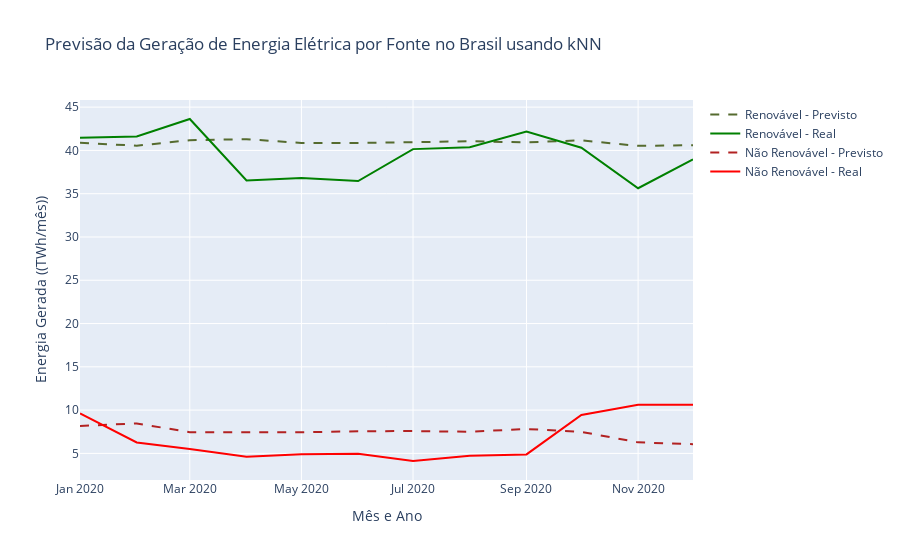

The code cell stored with this chart in its notebook:
### Code cell
f.plot_results(df, y_val, y_pred_knn, 'kNN')

### Figure 1 — Plotly figure (JSON) as saved in the notebook; plotly's stock layout.template omitted (floating-point values rounded to 4 significant figures)
{"data": [{"line": {"color": "darkolivegreen", "dash": "dash", "width": 2}, "mode": "lines", "name": "Renovável - Previsto", "type": "scatter", "x": ["2020-01", "2020-02", "2020-03", "2020-04", "2020-05", "2020-06", "2020-07", "2020-08", "2020-09", "2020-10", "2020-11", "2020-12"], "y": [40.88, 40.54, 41.19, 41.3, 40.86, 40.86, 40.95, 41.06, 40.93, 41.16, 40.53, 40.6]}, {"line": {"color": "green", "width": 2}, "mode": "lines", "name": "Renovável - Real", "type": "scatter", "x": ["2020-01", "2020-02", "2020-03", "2020-04", "2020-05", "2020-06", "2020-07", "2020-08", "2020-09", "2020-10", "2020-11", "2020-12"], "y": [41.46, 41.6, 43.63, 36.53, 36.8, 36.46, 40.15, 40.37, 42.17, 40.31, 35.63, 38.96]}, {"line": {"color": "firebrick", "dash": "dash", "width": 2}, "mode": "lines", "name": "Não Renovável - Previsto", "type": "scatter", "x": ["2020-01", "2020-02", "2020-03", "2020-04", "2020-05", "2020-06", "2020-07", "2020-08", "2020-09", "2020-10", "2020-11", "2020-12"], "y": [8.169, 8.459, 7.447, 7.424, 7.444, 7.553, 7.581, 7.497, 7.818, 7.489, 6.273, 6.064]}, {"line": {"color": "red", "width": 2}, "mode": "lines", "name": "Não Renovável - Real", "type": "scatter", "x": ["2020-01", "2020-02", "2020-03", "2020-04", "2020-05", "2020-06", "2020-07", "2020-08", "2020-09", "2020-10", "2020-11", "2020-12"], "y": [9.61, 6.26, 5.5, 4.62, 4.89, 4.95, 4.12, 4.72, 4.88, 9.43, 10.61, 10.62]}], "layout": {"title": {"text": "Previsão da Geração de Energia Elétrica por Fonte no Brasil usando kNN"}, "xaxis": {"title": {"text": "Mês e Ano"}}, "yaxis": {"title": {"text": "Energia Gerada ((TWh/mês))"}}}}
